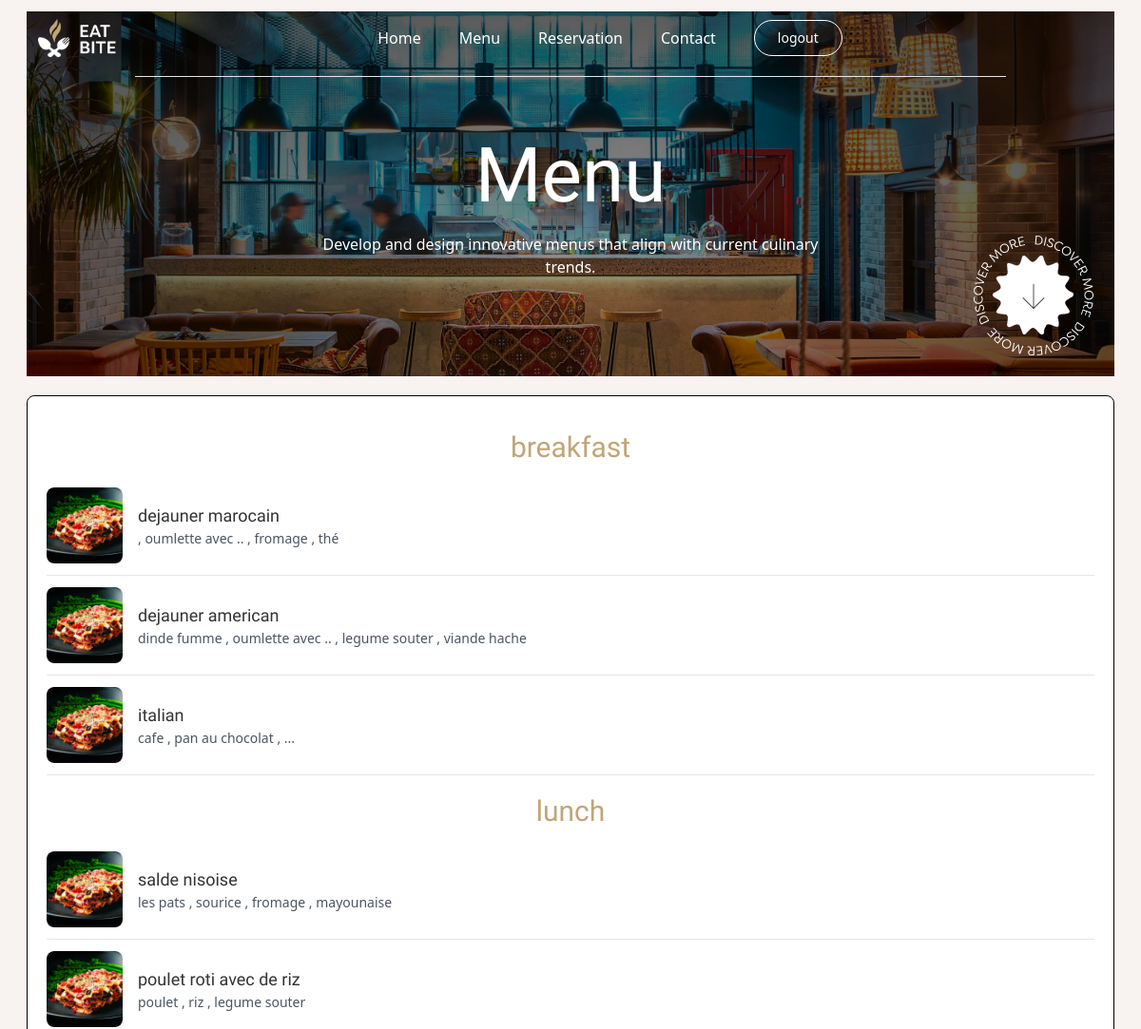
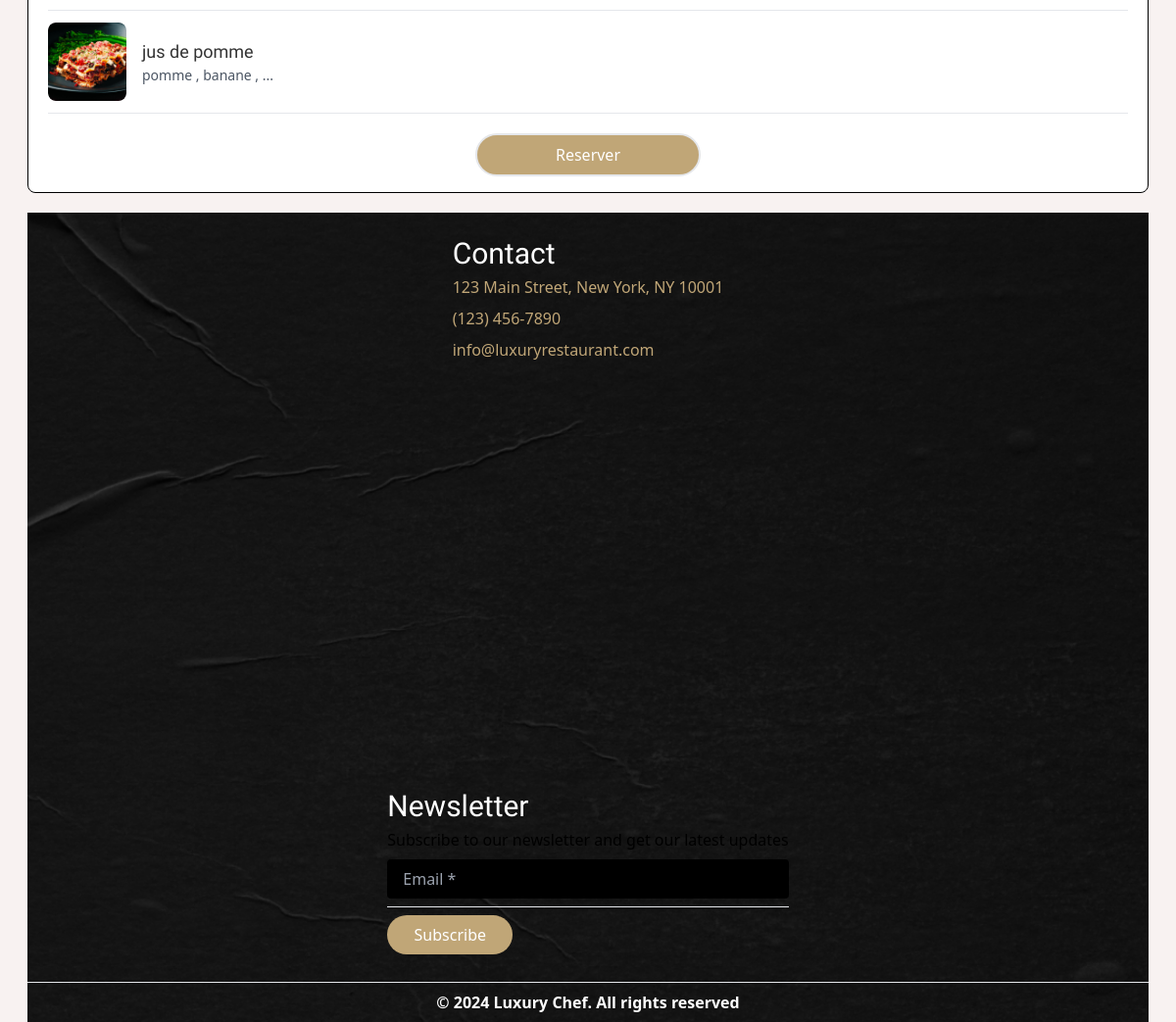
The page /Menu.php (signed in) on the database its author committed (2 pictures, top to bottom).
### tables this page shows
create table Plat (
id int not null PRIMARY KEY AUTO_INCREMENT,
nom varchar(30),
ingrediant text,
menuId int,
image text,
FOREIGN KEY (menuId) REFERENCES menu(id) on delete cascade
);

create table menu (
id int not null PRIMARY KEY AUTO_INCREMENT,
nom varchar(20)
);

### Menu.php (the view, shortened to what this page needs)
<!DOCTYPE html>
<html lang="en">
<head>
    <script src="https://cdn.tailwindcss.com"></script>
</head>
<body class="bg-[#F8F2F1]">
    <section class="relative bg-[url('./image/hero.png')] bg-cover bg-no-repeat my-3 mx-7 h-96">
        <header>
            <nav class="flex justify-between items-center px-3 pt-2">
                <img src="./image/logo.png" class="w-auto h-10" alt="">
                <div class="hidden md:flex items-center space-x-10 mx-auto">
                    <a href="./Home.php" class="text-white">Home</a>
                    <a href="./Menu.php" class="text-white">Menu</a>
                    <a href="./Reservation.php" class="text-white">Reservation</a>
                    <a href="#" class="text-white">Contact</a>
                    <a href="./logout.php" class="text-white border border-white text-sm ho py-2 px-6 rounded-full ">logout</a>
                </div>
            </nav>
        </header>
        <hr class="text-white w-[80%] mx-auto mt-5">
        <main class="flex flex-col justify-center items-center h-56 mt-4">
            <h1 class="font-primary text-white text-[40px] md:text-[80px]">Menu</h1>
            <p class="text-white max-w-lg text-xs md:text-base md:max-w-xl text-center">Develop and design innovative menus that align with current culinary trends.</p>
            <img src="./image/explore_badge.png" class="absolute bottom-2 right-2 w-20 lg:w-auto" alt="">
        </main>
    </section>
    <section class="relative">
        <div class="flex flex-wrap justify-center mx-7 my-5">
            <div class="border border-black bg-white rounded-lg w-full px-5 py-4">
                <?php
                require "./config.php";
                $sql = "SELECT menu.nom as MenuName, Plat.nom as PlatName, Plat.ingrediant , Plat.image
                    FROM Plat
                    JOIN menu ON menu.id = Plat.menuId
                    ORDER BY menu.nom";
                $result = mysqli_query($conn, $sql);
                $currentMenu = "";
                while ($row = mysqli_fetch_assoc($result)) {
                    if ($currentMenu != $row['MenuName']) {
                        $currentMenu = $row['MenuName'];
                        echo "<h2 class='text-center text-[#C0A677] text-3xl font-primary mt-5 mb-3'>" . $currentMenu . "</h2>";
                    }
                    echo "
                <div class='flex gap-4 items-center py-3 border-b border-gray-200'>
                    <img src='{$row['image']}' class='w-20 h-20 object-cover rounded-lg' alt='Dish'>
                    <div>
                        <h4 class='font-primary text-lg text-[#333]'>{$row['PlatName']}</h4>
                        <p class='text-sm text-gray-600'>{$row['ingrediant']}</p>
                    </div>
                </div>";
                }
                ?>
                <div class="flex justify-center mt-5">
                    <button id="Reserver" class="border-[2px] rounded-full py-2 px-20 bg-[#C0A677] text-white">
                        Reserver
                    </button>
                </div>
            </div>
        </div>
    </section>
    <footer class="bg-[url('./image/BG.png')] bg-cover mx-7 h-full">
        <div class="flex flex-wrap justify-center gap-0 lg:gap-96 px-10">
            <div class="flex flex-col space-y-2 py-7">
                <h4 class="font-primary text-white text-lg lg:text-[30px]">Contact</h4>
                <ul class="space-y-2">
                    <li class="text-[#C0A677]">123 Main Street, New York, NY 10001</li>
                    <li class="text-[#C0A677]">(123) 456-7890</li>
                    <li class="text-[#C0A677]">info@luxuryrestaurant.com</li>
                </ul>
            </div>
            <div class="flex flex-col space-y-2 py-7">
                <h4 class="font-primary text-white text-lg lg:text-[30px]">Newsletter</h4>
                <p>Subscribe to our newsletter and get our latest updates</p>
                <input type="email" placeholder="Email *" class="border-none outline-none bg-black text-white px-4 py-2 rounded">
                <hr class="text-white">
                <button class="bg-[#C0A677] text-white rounded-full py-2 px-4 w-32">Subscribe</button>
            </div>
        </div>
        <hr class="text-white">
        <p class="text-center text-white font-semibold py-2">© 2024 Luxury Chef. All rights reserved</p>
    </footer>
</body>
</html>

### rows shown on the page
plat: menuId.nom "breakfast", image (picture), nom "dejauner marocain", ingrediant ", oumlette avec .. , fromage , thé"
plat: image (picture), nom "dejauner american", ingrediant "dinde fumme , oumlette avec .. , legume souter , viande hache"
plat: image (picture), nom "italian", ingrediant "cafe , pan au chocolat , ..."
plat: menuId.nom "lunch", image (picture), nom "salde nisoise", ingrediant "les pats , sourice , fromage , mayounaise"
plat: image (picture), nom "poulet roti avec de riz", ingrediant "poulet , riz , legume souter"
plat: image (picture), nom "jus de pomme", ingrediant "pomme , banane , ..."
